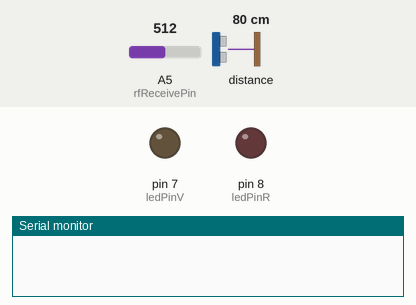
A sketch run on a simulated Arduino Uno, built with avr-gcc and run on an emulated ATmega328P. On the bench: output pins drawn as LEDs (lit = HIGH), the last lines printed to the serial monitor. The test bench sets the inputs (shaded band); at power-on: A5 (rfReceivePin) = 512, distance to the obstacle 80 cm. The echo pulse lasts 58.3 µs per cm.

Above: at 0.8 s.
At 17.57 s:
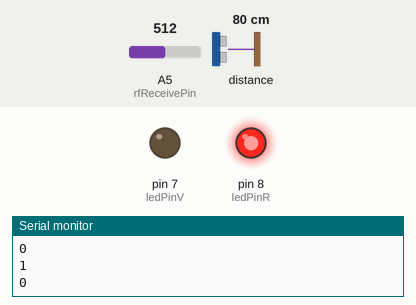
Timing chart, 0 to 18.2 s (numbered marks = the images above):
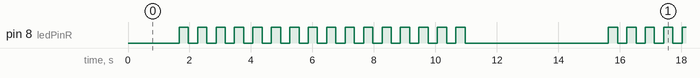

The sketch:

r_cepteur_V55.ino
```cpp
/*
RF Blink - Receiver sketch
Written by ScottC 17 Jun 2014
Arduino IDE version 1.0.5
Website: http://arduinobasics.blogspot.com
Receiver: XY-MK-5V
Description: A simple sketch used to test RF transmission/receiver.
------------------------------------------------------------- */
#define rfReceivePin A5 //RF Receiver pin = Analog pin 5
#define ledPinV 7 //Onboard LED = digital pin 7
#define ledPinR 8

unsigned int data = 0; // variable used to store received data
const unsigned int upperThreshold = 700; //upper threshold value
const unsigned int lowerThreshold = 50; //lower threshold value
int code[]={0,0,0,0,1,1,1,1,0,0,0,0,1,1,1,1} ;
int ledRouge = 0;
int ledVerte = 0;

void setup()
{
  pinMode(ledPinR, OUTPUT);
  pinMode(ledPinV, OUTPUT);
  digitalWrite(ledPinR,LOW);
  Serial.begin(9600);
  digitalWrite(ledPinV,LOW);
}
void loop()
{
  for (int i=0;i<16;i++)
  {
    digitalWrite(rfReceivePin,HIGH);
    data=analogRead(rfReceivePin); //listen for data on Analog pin 0
    if(abs(pulseIn(data,HIGH)-10000)>1000)
    {
      digitalWrite(ledPinR, HIGH); //If a LOW signal is received, turn LED OFF
      code[i]=1;
      Serial.println(1);
      digitalWrite(ledPinR, LOW);
    }
    if(abs(pulseIn(data,HIGH)-3000)>1000)
    {
      digitalWrite(ledPinV, HIGH); //If a HIGH signal is received, turn LED ON
      code[i]=0;
      Serial.println(0);
      digitalWrite(ledPinV, LOW);
    }
  }
    delay (200);
    for (int j=0;j<16;j++)
    {
      if (code[j]==1)
        {
          delay(300);
          digitalWrite(ledPinV,HIGH);
          delay(300);
        }
      else
      {
         if (code[j]==0)
        {
          delay(300);
          digitalWrite(ledPinR,HIGH);
          delay(300);
        }
      }
      digitalWrite(ledPinR,LOW);
      digitalWrite(ledPinV,LOW);
  }
  delay(3000);
}
```

Measured:
- by itself, pin 8 (ledPinR): repeats every 14.0 s: HIGH 0.30 s, LOW 4.7 s, 15 × (HIGH 0.30 s, LOW 0.30 s)
- by itself, everything shown: repeats every 14.0 s, in 32 steps
